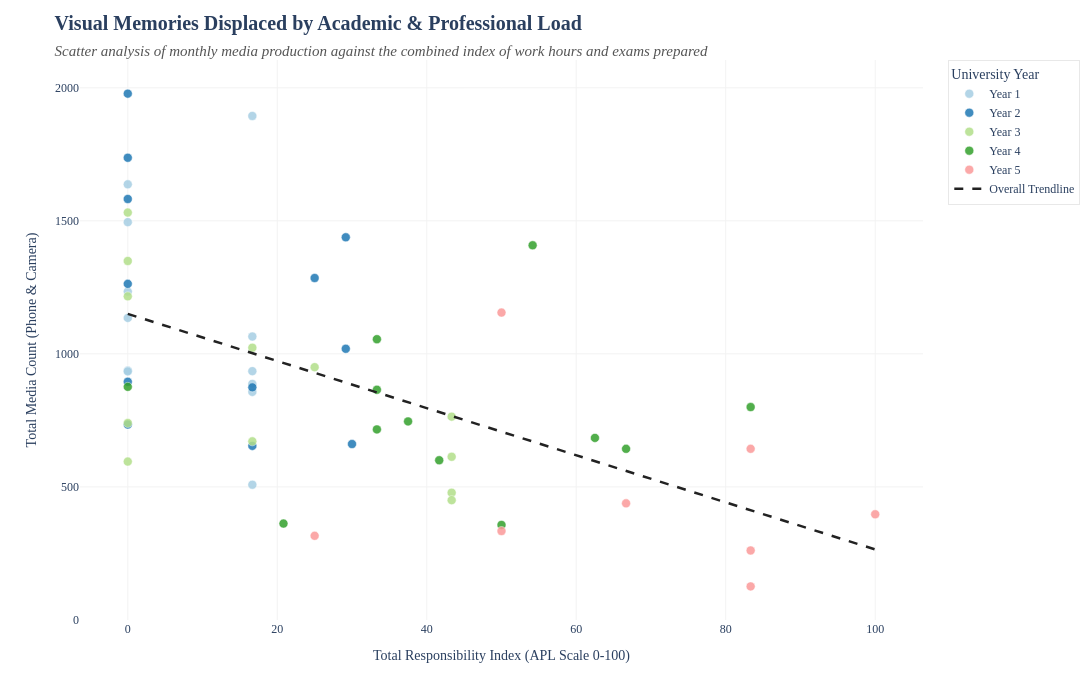

Write notebook code for a chart like this one.
### Markdown cell above
## Is there an actual correlation between the evolution of my Fof habits and the increase in responsibilities?

In this section my aim was to verify and quantify **the relationship between increasing responsibilities and the evolution of my memory-tracking behaviors** over time.

As a first step, I constructed a composite measure of responsibility by combining work hours and exam workload into a single index. I normalized both variables to a comparable scale and then averaged them to obtain an overall Academic & Professional Load (APL), referred to as the **Responsibility Index**. This index was then compared **against total media production** (iPhone and camera combined) to explore potential relationships between workload and digital documentation intensity.

The resulting relationship was visualized using a **scatter plot**, allowing me to observe the joint distribution of responsibility and media capture across months, with an additional OLS regression line included to highlight the overall linear trend between the two variables.

### Code cell
# min-max mormalization to create single scale for work and exams
min_work, max_work = df['work_hours'].min(), df['work_hours'].max()
min_exams, max_exams = df['exams_prepared'].min(), df['exams_prepared'].max()

df['work_norm'] = (df['work_hours'] - min_work) / (max_work - min_work) if max_work != min_work else 0
df['exams_norm'] = (df['exams_prepared'] - min_exams) / (max_exams - min_exams) if max_exams != min_exams else 0

# APL index
df['responsibility_index'] = ((df['work_norm'] + df['exams_norm']) / 2) * 100

# make uni years into strings
df['year_label'] = df['university_year'].apply(lambda x: f"Year {x}")

# scatter plot with regression line (OLS)
fig = px.scatter(
    df,
    x='responsibility_index',
    y='total_media_production',
    color='year_label',
    hover_data=['month'],
    trendline="ols",                 
    trendline_scope="overall",       
    trendline_color_override="#222222", 
    labels={
        'responsibility_index': 'Total Responsibility Index (APL Scale 0-100)',
        'total_media_production': 'Total Media Count (Phone & Camera)',
        'year_label': 'University Year',
        'month': 'Month'
    },
    color_discrete_sequence=['#a6cee3', '#1f78b4', '#b2df8a', '#33a02c', '#fb9a99'] 
)

# layout
fig.update_layout(
    font_family="Times New Roman",
    title_text="<b>Visual Memories Displaced by Academic & Professional Load</b><br><span style='font-size:15px; color:#555555;'><i>Scatter analysis of monthly media production against the combined index of work hours and exams prepared</i></span>",
    title_font_size=20,
    plot_bgcolor="white",
    width=1100, 
    height=700,
    legend=dict(
        orientation="v",      
        yanchor="top",        
        y=1,
        xanchor="left",        
        x=1.03,                
        bgcolor="rgba(255,255,255,0.8)",
        bordercolor="#E8E8E8",
        borderwidth=1
    )
)

fig.update_xaxes(showgrid=True, gridcolor='#F3F3F3', zeroline=False)
fig.update_yaxes(showgrid=True, gridcolor='#F3F3F3', zeroline=False)

fig.update_traces(marker=dict(size=9, opacity=0.85, line=dict(width=0.5, color='white')))

# regression line styling
for trace in fig.data:
    if trace.mode == 'lines':
        trace.line.dash = 'dash'
        trace.line.width = 2.5
        trace.name = 'Overall Trendline'
        trace.showlegend = True

fig.show()

### Figure 1 — Plotly figure (JSON) as saved in the notebook; plotly's stock layout.template omitted (floating-point values rounded to 4 significant figures)
{"data": [{"customdata": [["Sep-21"], ["Oct-21"], ["Nov-21"], ["Dec-21"], ["Jan-22"], ["Feb-22"], ["Mar-22"], ["Apr-22"], ["May-22"], ["Jun-22"], ["Jul-22"], ["Aug-22"]], "hovertemplate": "University Year=Year 1<br>Total Responsibility Index (APL Scale 0-100)=%{x}<br>Total Media Count (Phone & Camera)=%{y}<br>Month=%{customdata[0]}<extra></extra>", "legendgroup": "Year 1", "marker": {"color": "#a6cee3", "line": {"color": "white", "width": 0.5}, "opacity": 0.85, "size": 9, "symbol": "circle"}, "mode": "markers", "name": "Year 1", "orientation": "v", "showlegend": true, "type": "scatter", "x": [0.0, 0.0, 0.0, 16.67, 16.67, 16.67, 0.0, 16.67, 16.67, 16.67, 0.0, 0.0], "xaxis": "x", "y": [937, 1637, 1135, 1894, 1065, 508, 934, 857, 887, 935, 1495, 1234], "yaxis": "y"}, {"customdata": [["Sep-22"], ["Oct-22"], ["Nov-22"], ["Dec-22"], ["Jan-23"], ["Feb-23"], ["Mar-23"], ["Apr-23"], ["May-23"], ["Jun-23"], ["Jul-23"], ["Aug-23"]], "hovertemplate": "University Year=Year 2<br>Total Responsibility Index (APL Scale 0-100)=%{x}<br>Total Media Count (Phone & Camera)=%{y}<br>Month=%{customdata[0]}<extra></extra>", "legendgroup": "Year 2", "marker": {"color": "#1f78b4", "line": {"color": "white", "width": 0.5}, "opacity": 0.85, "size": 9, "symbol": "circle"}, "mode": "markers", "name": "Year 2", "orientation": "v", "showlegend": true, "type": "scatter", "x": [0.0, 0.0, 0.0, 16.67, 0.0, 29.17, 30.0, 29.17, 25.0, 16.67, 0.0, 0.0], "xaxis": "x", "y": [1737, 895, 1582, 874, 734, 1019, 661, 1438, 1285, 654, 1263, 1978], "yaxis": "y"}, {"customdata": [["Sep-23"], ["Oct-23"], ["Nov-23"], ["Dec-23"], ["Jan-24"], ["Feb-24"], ["Mar-24"], ["Apr-24"], ["May-24"], ["Jun-24"], ["Jul-24"], ["Aug-24"]], "hovertemplate": "University Year=Year 3<br>Total Responsibility Index (APL Scale 0-100)=%{x}<br>Total Media Count (Phone & Camera)=%{y}<br>Month=%{customdata[0]}<extra></extra>", "legendgroup": "Year 3", "marker": {"color": "#b2df8a", "line": {"color": "white", "width": 0.5}, "opacity": 0.85, "size": 9, "symbol": "circle"}, "mode": "markers", "name": "Year 3", "orientation": "v", "showlegend": true, "type": "scatter", "x": [0.0, 0.0, 16.67, 0.0, 16.67, 43.33, 43.33, 43.33, 43.33, 25.0, 0.0, 0.0], "xaxis": "x", "y": [1216, 595, 1023, 740, 671, 478, 613, 764, 450, 950, 1531, 1349], "yaxis": "y"}, {"customdata": [["Sep-24"], ["Oct-24"], ["Nov-24"], ["Dec-24"], ["Jan-25"], ["Feb-25"], ["Mar-25"], ["Apr-25"], ["May-25"], ["Jun-25"], ["Jul-25"], ["Aug-25"]], "hovertemplate": "University Year=Year 4<br>Total Responsibility Index (APL Scale 0-100)=%{x}<br>Total Media Count (Phone & Camera)=%{y}<br>Month=%{customdata[0]}<extra></extra>", "legendgroup": "Year 4", "marker": {"color": "#33a02c", "line": {"color": "white", "width": 0.5}, "opacity": 0.85, "size": 9, "symbol": "circle"}, "mode": "markers", "name": "Year 4", "orientation": "v", "showlegend": true, "type": "scatter", "x": [20.83, 33.33, 41.67, 33.33, 54.17, 50.0, 37.5, 66.67, 83.33, 62.5, 33.33, 0.0], "xaxis": "x", "y": [362, 716, 600, 1055, 1408, 357, 746, 643, 800, 684, 865, 876], "yaxis": "y"}, {"customdata": [["Sep-25"], ["Oct-25"], ["Nov-25"], ["Dec-25"], ["Jan-26"], ["Feb-26"], ["Mar-26"], ["Apr-26"]], "hovertemplate": "University Year=Year 5<br>Total Responsibility Index (APL Scale 0-100)=%{x}<br>Total Media Count (Phone & Camera)=%{y}<br>Month=%{customdata[0]}<extra></extra>", "legendgroup": "Year 5", "marker": {"color": "#fb9a99", "line": {"color": "white", "width": 0.5}, "opacity": 0.85, "size": 9, "symbol": "circle"}, "mode": "markers", "name": "Year 5", "orientation": "v", "showlegend": true, "type": "scatter", "x": [25.0, 50.0, 50.0, 83.33, 83.33, 83.33, 66.67, 100.0], "xaxis": "x", "y": [316, 334, 1155, 643, 261, 126, 438, 397], "yaxis": "y"}, {"hovertemplate": "<b>OLS trendline</b><br>total_media_production = -8.85412 * responsibility_index + 1150.1<br>R<sup>2</sup>=0.315486<br><br>Total Responsibility Index (APL Scale 0-100)=%{x}<br>Total Media Count (Phone & Camera)=%{y} <b>(trend)</b><extra></extra>", "legendgroup": "Overall Trendline", "line": {"color": "#222222", "dash": "dash", "width": 2.5}, "marker": {"line": {"color": "white", "width": 0.5}, "opacity": 0.85, "size": 9}, "mode": "lines", "name": "Overall Trendline", "showlegend": true, "type": "scatter", "x": [0.0, 0.0, 0.0, 0.0, 0.0, 0.0, 0.0, 0.0, 0.0, 0.0, 0.0, 0.0, 0.0, 0.0, 0.0, 0.0, 0.0, 0.0, 16.67, 16.67, 16.67, 16.67, 16.67, 16.67, 16.67, 16.67, 16.67, 16.67, 20.83, 25.0, 25.0, 25.0, 29.17, 29.17, 30.0, 33.33, 33.33, 33.33, 37.5, 41.67, 43.33, 43.33, 43.33, 43.33, 50.0, 50.0, 50.0, 54.17, 62.5, 66.67, 66.67, 83.33, 83.33, 83.33, 83.33, 100.0], "xaxis": "x", "y": [1150.0, 1150.0, 1150.0, 1150.0, 1150.0, 1150.0, 1150.0, 1150.0, 1150.0, 1150.0, 1150.0, 1150.0, 1150.0, 1150.0, 1150.0, 1150.0, 1150.0, 1150.0, 1003.0, 1003.0, 1003.0, 1003.0, 1003.0, 1003.0, 1003.0, 1003.0, 1003.0, 1003.0, 965.6, 928.8, 928.8, 928.8, 891.9, 891.9, 884.5, 855.0, 855.0, 855.0, 818.1, 781.2, 766.4, 766.4, 766.4, 766.4, 707.4, 707.4, 707.4, 670.5, 596.7, 559.8, 559.8, 412.3, 412.3, 412.3, 412.3, 264.7], "yaxis": "y"}], "layout": {"font": {"family": "Times New Roman"}, "height": 700, "legend": {"bgcolor": "rgba(255,255,255,0.8)", "bordercolor": "#E8E8E8", "borderwidth": 1, "orientation": "v", "title": {"text": "University Year"}, "tracegroupgap": 0, "x": 1.03, "xanchor": "left", "y": 1, "yanchor": "top"}, "margin": {"t": 60}, "plot_bgcolor": "white", "title": {"font": {"size": 20}, "text": "<b>Visual Memories Displaced by Academic & Professional Load</b><br><span style='font-size:15px; color:#555555;'><i>Scatter analysis of monthly media production against the combined index of work hours and exams prepared</i></span>"}, "width": 1100, "xaxis": {"anchor": "y", "domain": [0, 1], "gridcolor": "#F3F3F3", "showgrid": true, "title": {"text": "Total Responsibility Index (APL Scale 0-100)"}, "zeroline": false}, "yaxis": {"anchor": "x", "domain": [0, 1], "gridcolor": "#F3F3F3", "showgrid": true, "title": {"text": "Total Media Count (Phone & Camera)"}, "zeroline": false}}}
